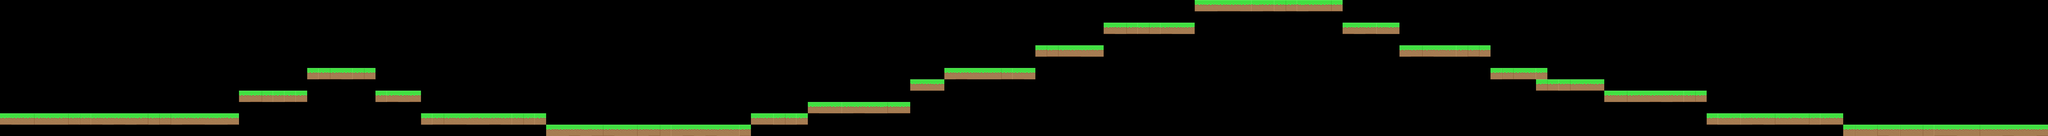

This is a level from a 2D game, rendered from its Tiled map with the project's own tilesets. A one-line summary and the complete map file follow:
An orthogonal 180x12 tile map with 128x128 px tiles, 1 tile layer (Capa de Patrones 1).

<map version="1.2" tiledversion="1.2.4" orientation="orthogonal" renderorder="right-down" width="180" height="12" tilewidth="128" tileheight="128" infinite="0" nextlayerid="2" nextobjectid="1">
 <tileset firstgid="1" source="springDirt.tsx" />
 <layer id="1" name="Capa de Patrones 1" width="180" height="12">
  <data encoding="csv">
0,0,0,0,0,0,0,0,0,0,0,0,0,0,0,0,0,0,0,0,0,0,0,0,0,0,0,0,0,0,0,0,0,0,0,0,0,0,0,0,0,0,0,0,0,0,0,0,0,0,0,0,0,0,0,0,0,0,0,0,0,0,0,0,0,0,0,0,0,0,0,0,0,0,0,0,0,0,0,0,0,0,0,0,0,0,0,0,0,0,0,0,0,0,0,0,0,0,0,0,0,0,0,0,0,21,14,13,3,23,15,4,19,1,15,17,17,1,0,0,0,0,0,0,0,0,0,0,0,0,0,0,0,0,0,0,0,0,0,0,0,0,0,0,0,0,0,0,0,0,0,0,0,0,0,0,0,0,0,0,0,0,0,0,0,0,0,0,0,0,0,0,0,0,0,0,0,0,0,0,
0,0,0,0,0,0,0,0,0,0,0,0,0,0,0,0,0,0,0,0,0,0,0,0,0,0,0,0,0,0,0,0,0,0,0,0,0,0,0,0,0,0,0,0,0,0,0,0,0,0,0,0,0,0,0,0,0,0,0,0,0,0,0,0,0,0,0,0,0,0,0,0,0,0,0,0,0,0,0,0,0,0,0,0,0,0,0,0,0,0,0,0,0,0,0,0,0,0,0,0,0,0,0,0,0,0,0,0,0,0,0,0,0,0,0,0,0,0,0,0,0,0,0,0,0,0,0,0,0,0,0,0,0,0,0,0,0,0,0,0,0,0,0,0,0,0,0,0,0,0,0,0,0,0,0,0,0,0,0,0,0,0,0,0,0,0,0,0,0,0,0,0,0,0,0,0,0,0,0,0,
0,0,0,0,0,0,0,0,0,0,0,0,0,0,0,0,0,0,0,0,0,0,0,0,0,0,0,0,0,0,0,0,0,0,0,0,0,0,0,0,0,0,0,0,0,0,0,0,0,0,0,0,0,0,0,0,0,0,0,0,0,0,0,0,0,0,0,0,0,0,0,0,0,0,0,0,0,0,0,0,0,0,0,0,0,0,0,0,0,0,0,0,0,0,0,0,0,3,12,1,3,5,18,14,16,0,0,0,0,0,0,0,0,0,0,0,0,0,18,19,4,12,20,0,0,0,0,0,0,0,0,0,0,0,0,0,0,0,0,0,0,0,0,0,0,0,0,0,0,0,0,0,0,0,0,0,0,0,0,0,0,0,0,0,0,0,0,0,0,0,0,0,0,0,0,0,0,0,0,0,
0,0,0,0,0,0,0,0,0,0,0,0,0,0,0,0,0,0,0,0,0,0,0,0,0,0,0,0,0,0,0,0,0,0,0,0,0,0,0,0,0,0,0,0,0,0,0,0,0,0,0,0,0,0,0,0,0,0,0,0,0,0,0,0,0,0,0,0,0,0,0,0,0,0,0,0,0,0,0,0,0,0,0,0,0,0,0,0,0,0,0,0,0,0,0,0,0,0,0,0,0,0,0,0,0,0,0,0,0,0,0,0,0,0,0,0,0,0,0,0,0,0,0,0,0,0,0,0,0,0,0,0,0,0,0,0,0,0,0,0,0,0,0,0,0,0,0,0,0,0,0,0,0,0,0,0,0,0,0,0,0,0,0,0,0,0,0,0,0,0,0,0,0,0,0,0,0,0,0,0,
0,0,0,0,0,0,0,0,0,0,0,0,0,0,0,0,0,0,0,0,0,0,0,0,0,0,0,0,0,0,0,0,0,0,0,0,0,0,0,0,0,0,0,0,0,0,0,0,0,0,0,0,0,0,0,0,0,0,0,0,0,0,0,0,0,0,0,0,0,0,0,0,0,0,0,0,0,0,0,0,0,0,0,0,0,0,0,0,0,0,0,16,2,2,13,14,12,0,0,0,0,0,0,0,0,0,0,0,0,0,0,0,0,0,0,0,0,0,0,0,0,0,0,20,17,2,12,23,19,2,5,0,0,0,0,0,0,0,0,0,0,0,0,0,0,0,0,0,0,0,0,0,0,0,0,0,0,0,0,0,0,0,0,0,0,0,0,0,0,0,0,0,0,0,0,0,0,0,0,0,
0,0,0,0,0,0,0,0,0,0,0,0,0,0,0,0,0,0,0,0,0,0,0,0,0,0,0,0,0,0,0,0,0,0,0,0,0,0,0,0,0,0,0,0,0,0,0,0,0,0,0,0,0,0,0,0,0,0,0,0,0,0,0,0,0,0,0,0,0,0,0,0,0,0,0,0,0,0,0,0,0,0,0,0,0,0,0,0,0,0,0,0,0,0,0,0,0,0,0,0,0,0,0,0,0,0,0,0,0,0,0,0,0,0,0,0,0,0,0,0,0,0,0,0,0,0,0,0,0,0,0,0,0,0,0,0,0,0,0,0,0,0,0,0,0,0,0,0,0,0,0,0,0,0,0,0,0,0,0,0,0,0,0,0,0,0,0,0,0,0,0,0,0,0,0,0,0,0,0,0,
0,0,0,0,0,0,0,0,0,0,0,0,0,0,0,0,0,0,0,0,0,0,0,0,0,0,0,23,13,2,23,13,1,0,0,0,0,0,0,0,0,0,0,0,0,0,0,0,0,0,0,0,0,0,0,0,0,0,0,0,0,0,0,0,0,0,0,0,0,0,0,0,0,0,0,0,0,0,0,0,0,0,0,22,13,12,14,16,1,3,20,0,0,0,0,0,0,0,0,0,0,0,0,0,0,0,0,0,0,0,0,0,0,0,0,0,0,0,0,0,0,0,0,0,0,0,0,0,0,0,0,23,2,2,4,12,0,0,0,0,0,0,0,0,0,0,0,0,0,0,0,0,0,0,0,0,0,0,0,0,0,0,0,0,0,0,0,0,0,0,0,0,0,0,0,0,0,0,0,0,
0,0,0,0,0,0,0,0,0,0,0,0,0,0,0,0,0,0,0,0,0,0,0,0,0,0,0,0,0,0,0,0,0,0,0,0,0,0,0,0,0,0,0,0,0,0,0,0,0,0,0,0,0,0,0,0,0,0,0,0,0,0,0,0,0,0,0,0,0,0,0,0,0,0,0,0,0,0,0,0,12,12,22,0,0,0,0,0,0,0,0,0,0,0,0,0,0,0,0,0,0,0,0,0,0,0,0,0,0,0,0,0,0,0,0,0,0,0,0,0,0,0,0,0,0,0,0,0,0,0,0,0,0,0,0,17,1,12,2,17,3,0,0,0,0,0,0,0,0,0,0,0,0,0,0,0,0,0,0,0,0,0,0,0,0,0,0,0,0,0,0,0,0,0,0,0,0,0,0,0,
0,0,0,0,0,0,0,0,0,0,0,0,0,0,0,0,0,0,0,0,0,21,18,5,23,4,18,0,0,0,0,0,0,23,17,19,3,0,0,0,0,0,0,0,0,0,0,0,0,0,0,0,0,0,0,0,0,0,0,0,0,0,0,0,0,0,0,0,0,0,0,0,0,0,0,0,0,0,0,0,0,0,0,0,0,0,0,0,0,0,0,0,0,0,0,0,0,0,0,0,0,0,0,0,0,0,0,0,0,0,0,0,0,0,0,0,0,0,0,0,0,0,0,0,0,0,0,0,0,0,0,0,0,0,0,0,0,0,0,0,0,20,16,21,12,18,16,4,13,2,0,0,0,0,0,0,0,0,0,0,0,0,0,0,0,0,0,0,0,0,0,0,0,0,0,0,0,0,0,0,
0,0,0,0,0,0,0,0,0,0,0,0,0,0,0,0,0,0,0,0,0,0,0,0,0,0,0,0,0,0,0,0,0,0,0,0,0,0,0,0,0,0,0,0,0,0,0,0,0,0,0,0,0,0,0,0,0,0,0,0,0,0,0,0,0,0,0,0,0,0,0,13,16,23,20,3,22,15,2,17,0,0,0,0,0,0,0,0,0,0,0,0,0,0,0,0,0,0,0,0,0,0,0,0,0,0,0,0,0,0,0,0,0,0,0,0,0,0,0,0,0,0,0,0,0,0,0,0,0,0,0,0,0,0,0,0,0,0,0,0,0,0,0,0,0,0,0,0,0,0,0,0,0,0,0,0,0,0,0,0,0,0,0,0,0,0,0,0,0,0,0,0,0,0,0,0,0,0,0,0,
3,22,12,21,19,19,1,1,17,22,13,14,18,21,2,21,17,18,14,16,4,0,0,0,0,0,0,0,0,0,0,0,0,0,0,0,0,5,3,2,13,16,19,3,23,14,5,19,0,0,0,0,0,0,0,0,0,0,0,0,0,0,0,0,0,0,3,4,16,5,3,0,0,0,0,0,0,0,0,0,0,0,0,0,0,0,0,0,0,0,0,0,0,0,0,0,0,0,0,0,0,0,0,0,0,0,0,0,0,0,0,0,0,0,0,0,0,0,0,0,0,0,0,0,0,0,0,0,0,0,0,0,0,0,0,0,0,0,0,0,0,0,0,0,0,0,0,0,0,0,4,22,23,16,18,12,2,18,13,5,13,13,0,0,0,0,0,0,0,0,0,0,0,0,0,0,0,0,0,0,
0,0,0,0,0,0,0,0,0,0,0,0,0,0,0,0,0,0,0,0,0,0,0,0,0,0,0,0,0,0,0,0,0,0,0,0,0,0,0,0,0,0,0,0,0,0,0,0,22,22,13,15,17,2,20,20,21,18,5,16,13,12,18,20,23,17,0,0,0,0,0,0,0,0,0,0,0,0,0,0,0,0,0,0,0,0,0,0,0,0,0,0,0,0,0,0,0,0,0,0,0,0,0,0,0,0,0,0,0,0,0,0,0,0,0,0,0,0,0,0,0,0,0,0,0,0,0,0,0,0,0,0,0,0,0,0,0,0,0,0,0,0,0,0,0,0,0,0,0,0,0,0,0,0,0,0,0,0,0,0,0,0,23,21,15,2,23,21,22,5,13,18,19,14,21,22,17,16,14,13
</data>
 </layer>
</map>
